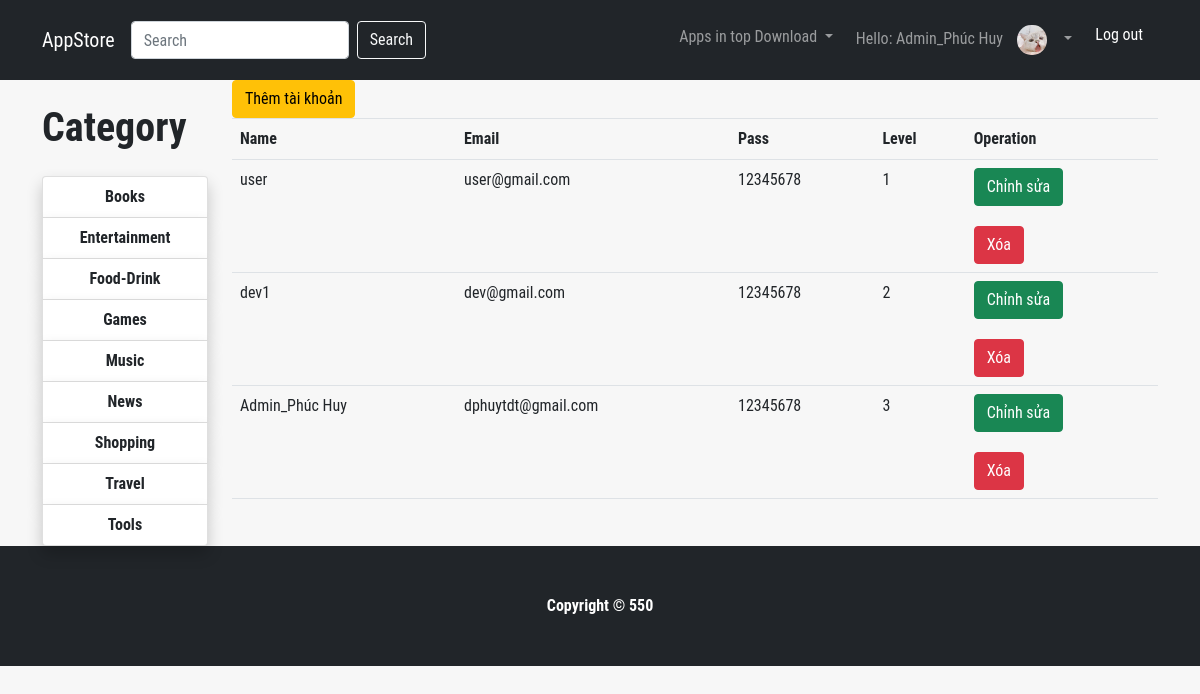
Screenshot of /index.php?quanly=ManageAccount&idedit=dphuytdt@gmail.com (signed in) with the database file from the repository.
### tables this page shows
CREATE TABLE `user` (
  `ID` int(11) NOT NULL,
  `FullName` varchar(100) NOT NULL,
  `Email` varchar(100) NOT NULL,
  `Pass` varchar(100) NOT NULL,
  `Level` int(1) NOT NULL DEFAULT 1,
  `Budget` int(11) NOT NULL DEFAULT 0,
  `De_Name` varchar(100) NOT NULL,
  `Contact_Info` text NOT NULL,
  `AVT` varchar(100) NOT NULL DEFAULT 'image/AVT/AVT_Default.png'
);

CREATE TABLE `manage_type` (
  `ID_Type` int(11) NOT NULL,
  `Type_Name` varchar(100) NOT NULL
);

### Pages/Main/ManageAccount.php (the view, shortened to what this page needs)
<?php
    if(isset($_SESSION['Login']))
    {
?>
<?php
    $sql_detail = "SELECT * FROM user";
    $query_detail= mysqli_query($mysqli, $sql_detail);
?>
                <form
                    action="index.php?quanly=AddAccount"
                    method="post">
                <input class="btn btn-warning" type="submit" name="addAccountProcess" value="Thêm tài khoản">
                </form>
<table class="table">
    <tr>
        <th>Name</th>
        <th>Email</th>
        <th>Pass</th>
        <th>Level</th>
        <th>Operation</th>
    </tr>
<?php while ($row_pro = mysqli_fetch_array($query_detail)) {?>
        <tr>
            <td><?php echo $row_pro['FullName']; ?></td>
            <td> <?php echo  $row_pro['Email']; ?></td>
            <td> <?php echo $row_pro['Pass']; ?></td>
            <td> <?php echo $row_pro['Level']; ?></td>
            <td>
                 <form
                    action="index.php?quanly=EditAccount&ID=<?php echo $row_pro['ID']; ?>"
                    method="post">
                <input class="btn btn-success" type="submit" name="submitEdit" value="Chỉnh sửa">
                </form>
                <form
                    action="Pages/Main/DeleteAccountProcess.php"
                    method="post">
                 <input class="btn btn-danger" type="submit" name="Delete" value="Xóa">
                </form>
            </td>
        </tr>
<?php } ?>
</table>
<?php } ?>

### Pages/header.php (shortened to what this page needs)
<?php
if (isset($_SESSION['Login'])) {
    $Email = $_SESSION['Login'];
    $sql_level = "SELECT * FROM user WHERE Email='$Email' LIMIT 1";
    $query_level = mysqli_query($mysqli, $sql_level);
    $user = mysqli_fetch_array($query_level);
}
?>
<nav class="navbar navbar-expand-lg navbar-dark bg-dark">
    <div class="container">
        <a class="navbar-brand" href="index.php">AppStore</a>
        <div class="search-container">
            <form class="form-inline my-2 my-lg-0" method="POST" action="index.php?quanly=Search">
                <input name="Search_Name" class="form-control mr-sm-2" type="text" placeholder="Search" aria-label="Search">
                <button class="btn btn-outline-light my-2 my-sm-0" name="Search" type="submit">Search</button>
            </form>
        </div>
        <div class="collapse navbar-collapse" id="navbarResponsive">
            <ul class="navbar-nav ml-auto text-center">
                <li class="nav-item dropdown">
                    <a class="nav-link dropdown-toggle" href="#" id="Dropdown1" role="button" data-toggle="dropdown" aria-haspopup="true" aria-expanded="false">
                        Apps in top Download
                    </a>
                </li>
                <?php
                if (!isset($_SESSION['Login'])) {
                ?>
                    <li class="nav-item active">
                        <a class="nav-link" id="login" href="login.php">
                            Login
                            <span class="sr-only">(current)</span>
                        </a>
                    </li>
                    <li class="nav-item active">
                        <a class="nav-link" id="signup" href="signup.php">
                            Sign Up
                            <span class="sr-only">(current)</span>
                        </a>
                    </li>
                <?php
                } else {
                ?>
                    <li class="nav-item dropdown">
                        <a class="nav-link dropdown-toggle" href="#" id="navbarDropdown" role="button" data-toggle="dropdown" aria-haspopup="true" aria-expanded="false">
                            <div class="d-inline">
                                Hello:
                                <?php
                                if (isset($_SESSION['Login'])) {
                                    echo $user['FullName'];
                                }
                                ?>
                                <img id = "ava" style="border-radius:500px" class=" AVT h-25 w-25" src="<?php echo $user['AVT']; ?>" alt="">
                            </div>
                        </a>
                    </li>
                <?php
                }
                ?>
                <?php
                if (isset($_SESSION['Login'])) {
                ?>
                    <li class="nav-item">
                        <a id ="logout"class="nav-link text-white" href="?Log=3">Log out
                        </a>
                    </li>
                <?php
                }
                ?>
            </ul>
        </div>
    </div>
</nav>

### Pages/Sidebar/sidebar.php
<h1 class="my-4 font-weight-bold">Category</h1>
<?php
$sql_Type = "SELECT * FROM manage_type ORDER BY ID_Type ASC";
$query_Type = mysqli_query($mysqli, $sql_Type);
?>
<div class="list-group">
    <?php
    while ($dong = mysqli_fetch_array($query_Type)) {
    ?>
        <a class="list-group-item font-weight-bold" id="listitem" href="index.php?quanly=sidebarlist&idloai=<?php echo $dong['Type_Name'] ?>"><?php echo $dong['Type_Name'] ?></a>
    <?php
    }
    ?>
</div>

### style.css (style rules this page uses)
* { padding: 0px; margin: 0px; box-sizing: border-box; font-family: "Roboto Condensed"; }
body { background-color: #f1f1f18f; }
.btn-success { margin-bottom: 20px; }
#listitem { box-shadow: 0 8px 16px 0 #00000033; border: collapse; }
.list-group { text-align: center; }
#ava { max-width: 50px; size: 12px; padding: 9px 10px; }
#Dropdown1 { text-align: center; padding: 17px 15px; }
#logout { padding: 15px 15px; }

### rows the page displays
user: FullName "Admin_Phúc Huy", AVT (picture), Email "dphuytdt@gmail.com", Pass "12345678", Level "3"
manage_type: Type_Name "Books"
manage_type: Type_Name "Entertainment"
manage_type: Type_Name "Food-Drink"
manage_type: Type_Name "Games"
manage_type: Type_Name "Music"
manage_type: Type_Name "News"
manage_type: Type_Name "Shopping"
manage_type: Type_Name "Travel"
manage_type: Type_Name "Tools"
user: FullName "user", Email "user@gmail.com", Pass "12345678", Level "1"
user: FullName "dev1", Email "dev@gmail.com", Pass "12345678", Level "2"
